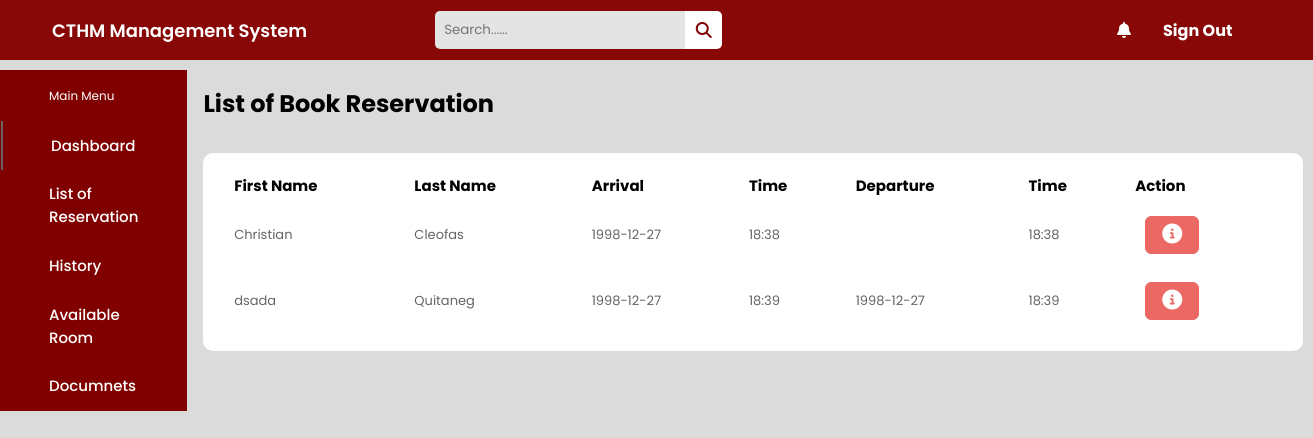
Before: /Dashboard/list (signed in) with the older database file.
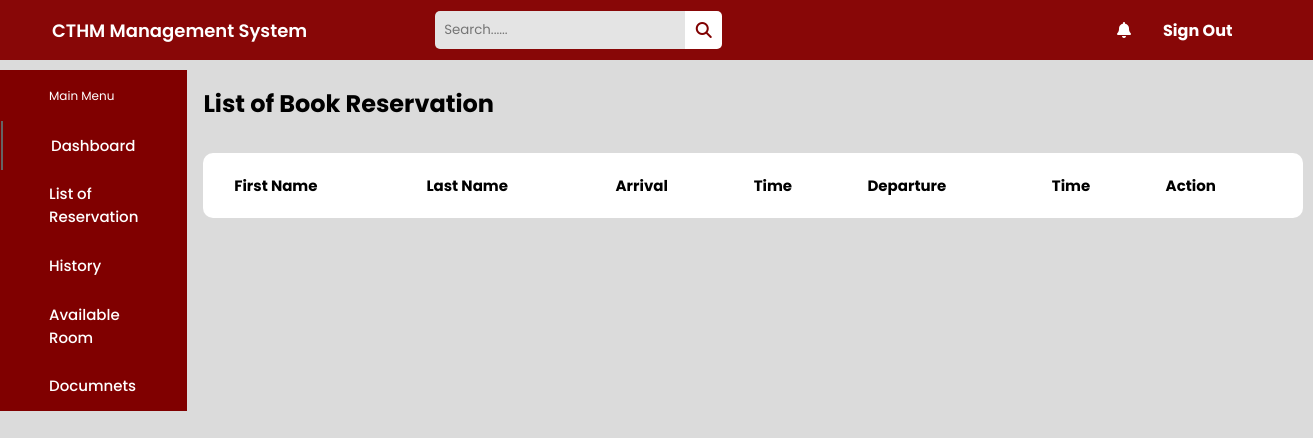
After: the same page with the newer database file.
### HomePage/models.py (models this page shows, shortened)
class Reservation(models.Model):
    fname = models.CharField(max_length=50)
    lname = models.CharField(max_length=50)
    address = models.CharField(max_length=70)
    city = models.CharField(max_length=70)
    province = models.CharField(max_length=70)
    postal = models.CharField(max_length=50)
    email = models.CharField(max_length=50)
    phone = models.CharField(max_length=50)
    arrival_date = models.CharField(max_length=50)
    arrival_time = models.CharField(max_length=50)
    departure_date = models.CharField(max_length=50)
    departure_time = models.CharField(max_length=50)
    number_person = models.CharField(max_length=50)
    message = models.CharField(max_length=80)

### Dashboard/views.py (the view)
# urls.py: path('list', views.list, name='list'),
def list(request):
    return render(request, 'Dashboard/list.html', {
        'reservation' : Reservation.objects.all(),
    })

### Dashboard/templates/Dashboard/list.html (shortened to what this page needs)
{% load static %}
<!DOCTYPE html>
<html lang="en">
<head>
    <link rel="stylesheet" href="{% static 'css/list.css' %}">
    <link rel="stylesheet" href="https://cdnjs.cloudflare.com/ajax/libs/font-awesome/6.2.0/css/all.min.css" />
</head>
<body>
    {% if user.is_authenticated %}
    <header class="header">
        <div class="logo">
            <a href="#">CTHM Management System</a>
            <div class="search_box">
                <input type="text" placeholder="Search......">
                <i class="fa-sharp fa-solid fa-magnifying-glass"></i>
            </div>
        </div>
        <div class="header-icons">
            <i class="fas fa-bell"></i>
            <div class="account">
                <form action="signout" method="POST">
                    <a href="">
                        <h4>Sign Out</h4>
                    </a>
                </form>
            </div>
        </div>
    </header>
    <div class="container">
        <nav style="background-color: maroon;">
            <div class="side_navbar" style="color: #ffff;">
                <span style="color: #fff;">Main Menu</span>
                <a style="color: #ffff;" href="{% url 'dashboard' %}" class="active">Dashboard</a>
                <a style="color: #ffff;" href="{% url 'list' %}">List of Reservation</a>
                <a style="color: #ffff;" href="#">History</a>
                <a style="color: #ffff;" href="#">Available Room</a>
                <a style="color: #ffff;" href="#">Documnets</a>
            </div>
        </nav>
        <div class="main-body">
            <h2>List of Book Reservation</h2>
            <div class="history_lists">
                <div class="list1">
                    <table>
                        <thead>
                            <tr>
                                <th>First Name</th>
                                <th>Last Name</th>
                                <th>Arrival</th>
                                <th>Time</th>
                                <th>Departure</th>
                                <th>Time</th>
                                <th>Action</th>
                            </tr>
                        </thead>
                        {% if reservation %}
                        <tbody>
                            {% for item in reservation %}
                            <tr>
                                <td>{{ item.fname }}</td>
                                <td>{{ item.lname }}</td>
                                <td>{{ item.arrival_date }}</td>
                                <td>{{ item.arrival_time }}</td>
                                <td>{{ item.departure_date }}</td>
                                <td>{{ item.departure_time }}</td>
                                <td>
                                    <button type="button" class="btn btn-primary me-1" href="{% url 'list_item' item.id %}" data-bs-toggle="modal" data-bs-target="#myModal{{reservation.id}}">
                                        <i class="fa-solid fa-circle-info fa-lg"></i>
                                    </button>
                                </td>
                            </tr>
                            {% endfor %}
                        </tbody>
                        {% endif %}
                    </table>
                </div>
            </div>
        </div>
    </div>
    {% endif %}
</body>
</html>

Changed rows visible on the page:
removed Reservation: fname "Christian", lname "Cleofas", arrival_date "1998-12-27", arrival_time "18:38", departure_time "18:38"
removed Reservation: fname "dsada", lname "Quitaneg", arrival_date "1998-12-27", arrival_time "18:39", departure_date "1998-12-27", departure_time "18:39"
